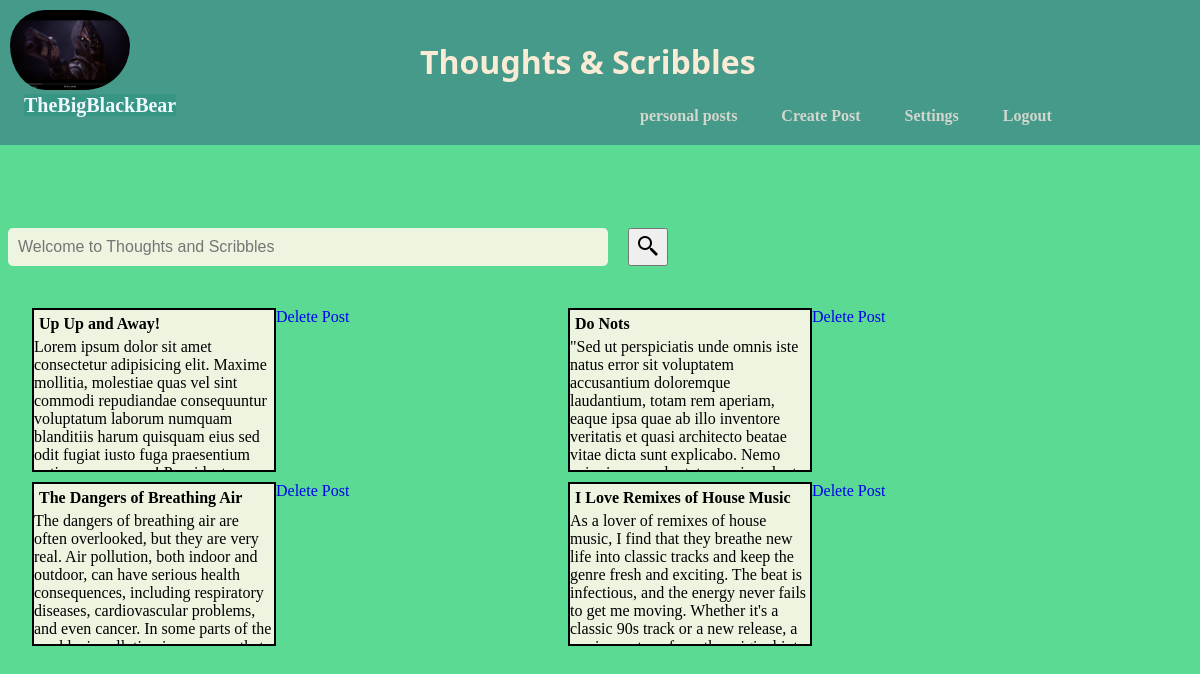
Before: /private_Post/2/ (signed in) with the older database file.
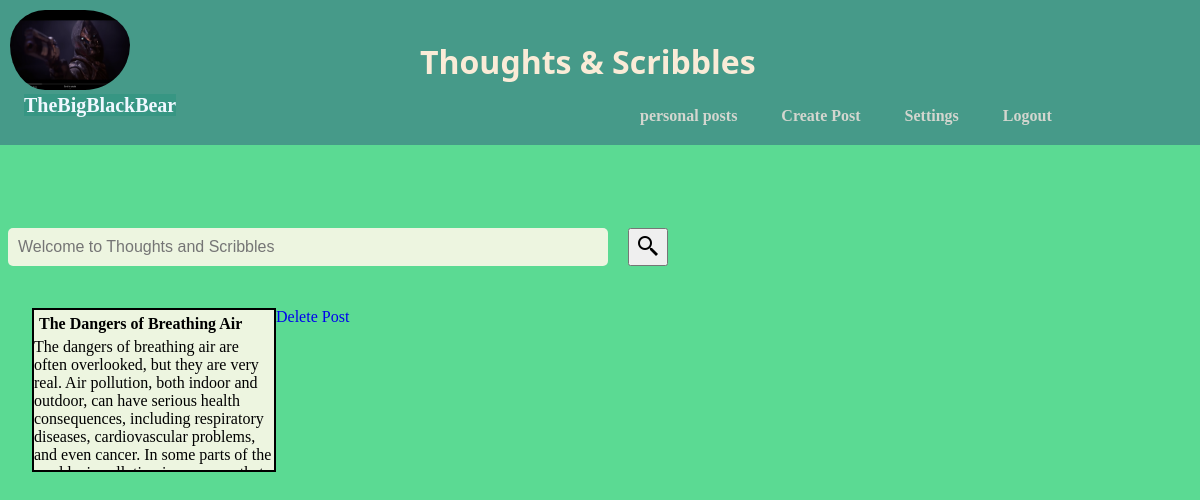
After: the same page with the newer database file.
### LikerApp/models.py (models this page shows, shortened)
class Post(models.Model):
    profile=models.ForeignKey(Profile,on_delete=models.CASCADE,null=True,related_name='profile')
    title=models.CharField(max_length=200,null=True)
    content=models.TextField(max_length=1500,null=True)
    liked=models.ManyToManyField(User,default=None, blank=True, related_name='liked')
    created_at=models.DateTimeField(auto_now_add=True,null=True)

### LikerApp/views.py (the view)
# urls.py: path('private_Post/<str:pk>/',views.personalPost,name='private_Post'),
@login_required(login_url='/login')
def personalPost(request,pk):
    personalPosts=Post.objects.filter(profile=Profile.objects.get(id=pk))
    context={
        "personalPosts":personalPosts
    }
    return render(request,"pages/personalPost.html",context)

### LikerApp/templates/pages/personalPost.html (shortened to what this page needs)
{% extends 'pages/publicPost.html'%}
{% load static %}
{% block content %}
<div>
</div>
<main class='main'>
{% for personalPost in personalPosts%}
<a href="/specificPost/{{ personalPost.id }}">
    <div class="post">
        <div class='title'> {{personalPost.title}} </div>
        <div class = 'content'> {{personalPost.content}} </div>
    </div>
</a>
<div> <a href="/delete/{{personalPost.id}}"> Delete Post </a></div>
{% endfor %}
</main>
{% endblock %}

Changed rows visible on the page:
removed Post: title "Up Up and Away!", content "Lorem ipsum dolor sit amet consectetur adipisicing elit. Maxime mollitia, molestiae quas vel sint commodi repudiandae consequuntur voluptatum laborum numquam blanditiis harum quisquam eius sed odit fugiat iusto fuga praesentium…"
removed Post: title "Do Nots", content "\"Sed ut perspiciatis unde omnis iste natus error sit voluptatem accusantium doloremque laudantium, totam rem aperiam, eaque ipsa quae ab illo inventore veritatis et quasi architecto beatae vitae dicta sunt explicabo. Nemo…"
removed Post: title "I Love Remixes of House Music", content "As a lover of remixes of house music, I find that they breathe new life into classic tracks and keep the genre fresh and exciting. The beat is infectious, and the energy never fails to get me moving. Whether it's a classic 90s track or a new release, a…"
